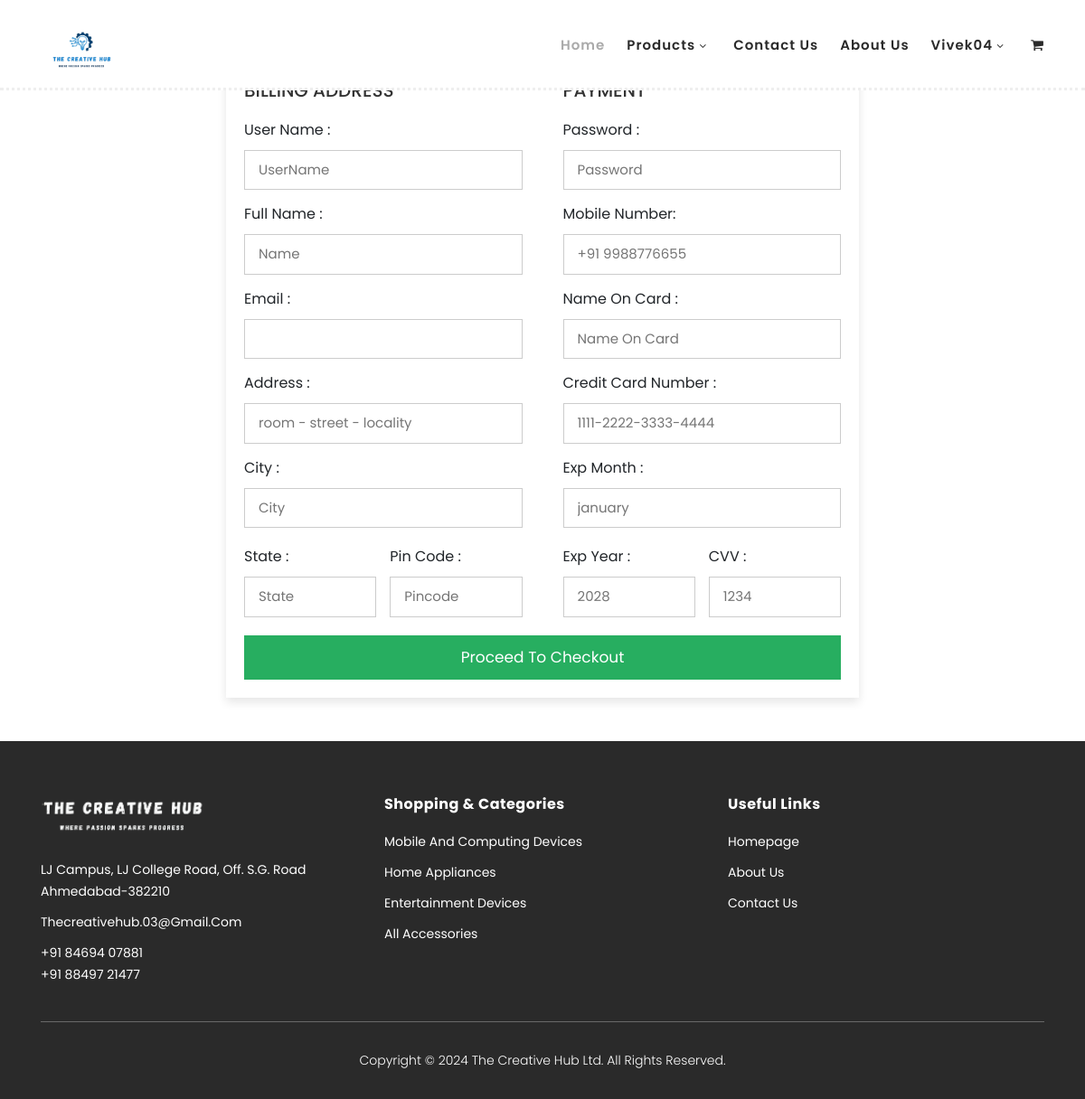
/profile.php (signed in), run on an earlier commit of the app's database.
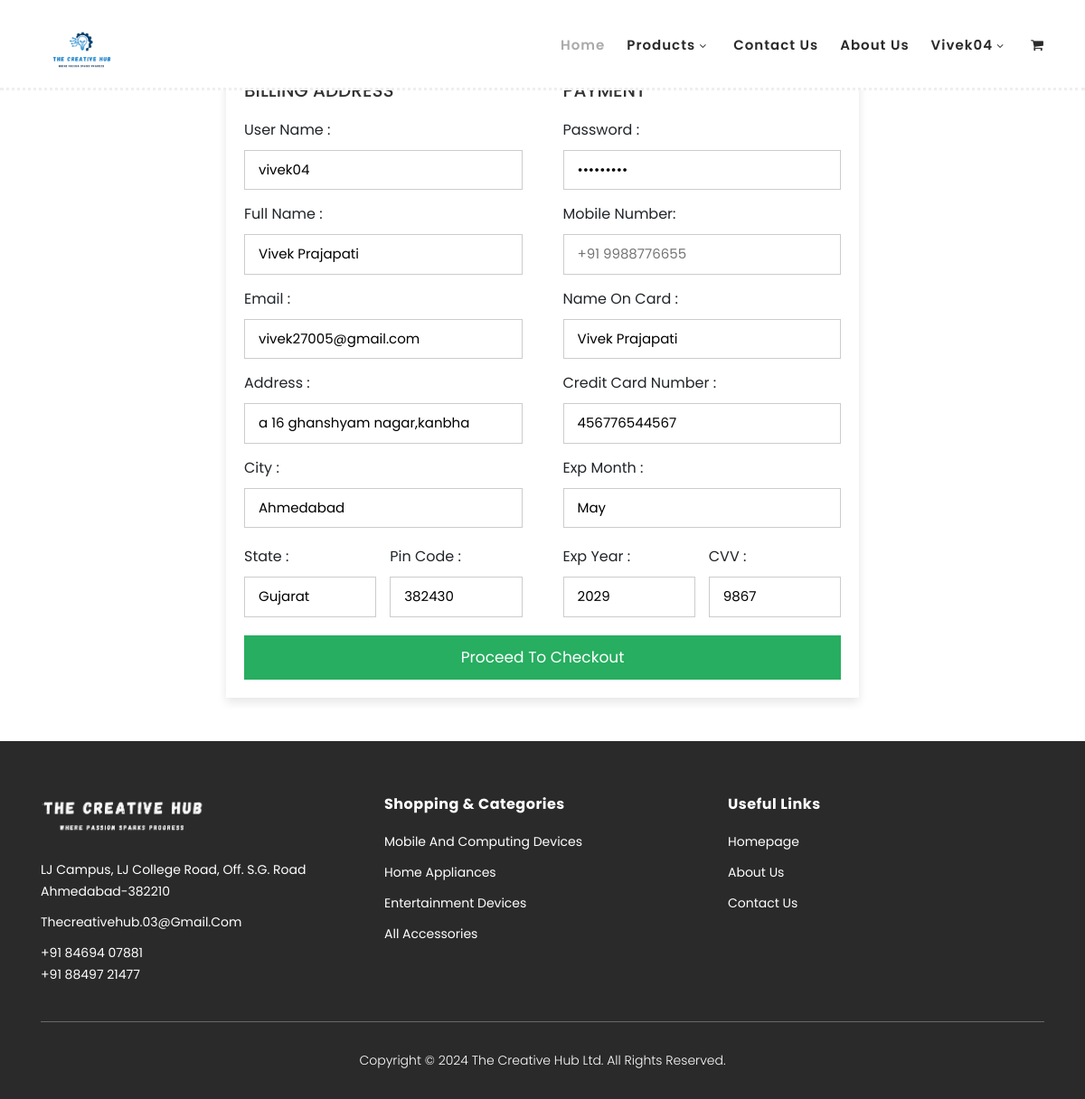
And on a later commit of the database.
### tables this page shows
CREATE TABLE `user_data` (
  `user_id` int(11) NOT NULL,
  `username` varchar(15) DEFAULT NULL,
  `password` varchar(12) DEFAULT NULL,
  `email` varchar(100) NOT NULL
);

CREATE TABLE `customer` (
  `customer_id` int(11) NOT NULL,
  `user_id` int(11) DEFAULT NULL,
  `name` varchar(255) NOT NULL,
  `address` varchar(255) NOT NULL,
  `city` varchar(100) NOT NULL,
  `state` varchar(100) NOT NULL,
  `pincode` varchar(20) NOT NULL,
  `card_name` varchar(255) NOT NULL,
  `card_number` varchar(20) NOT NULL,
  `exp_month` varchar(20) NOT NULL,
  `exp_year` varchar(4) NOT NULL,
  `cvv` varchar(4) NOT NULL,
  `email` varchar(100) NOT NULL,
  `mobile_number` varchar(15) NOT NULL
);

### profile.php (the view, shortened to what this page needs)
<?php
require_once 'db_connection.php';
if (isset($_SESSION['user_id'])) {
    $user_id = $_SESSION['user_id'];
    $user_login_query = "SELECT * FROM user_data WHERE user_id = '$user_id'";
    $user_details_query = "SELECT * FROM customer WHERE user_id = '$user_id'";
    $user_result = mysqli_query($conn, $user_details_query);
    $user_login_result = mysqli_query($conn, $user_login_query);
    if ($user_result && mysqli_num_rows($user_result) > 0 && $user_login_result && mysqli_num_rows($user_login_result) > 0) {
        $user_data = mysqli_fetch_assoc($user_result);
        $user_login_data = mysqli_fetch_assoc($user_login_result);
        $email = $user_login_data['email'];
    }
}
?>
<!DOCTYPE html>
<html lang="en">
  <head>
    <link rel="stylesheet" href="./assets/css/order.css">
    <link rel="stylesheet" type="text/css" href="assets/css/bootstrap.min.css">
    <link rel="stylesheet" type="text/css" href="assets/css/font-awesome.css">
    <link rel="stylesheet" href="assets/css/templatemo-hexashop.css">
    <link rel="stylesheet" href="assets/css/owl-carousel.css">
    <link rel="stylesheet" href="assets/css/lightbox.css">
    </head>
    <body>
       <header class="header-area header-sticky">
        <div class="container">
            <div class="row">
                <div class="col-12">
                    <nav class="main-nav">
                        <a href="index.php" class="logo">
                            <img src="assets/images/logo.png" height="90px">
                        </a>
                        <ul class="nav">
                            <li class="scroll-to-section"><a href="index.php" class="active">Home</a></li>
                            <li class="submenu">
                                <a href="javascript:;">Products</a>
                            </li>
                            <li class="scroll-to-section"><a href="contact.php">Contact Us</a></li>
                            <li class="scroll-to-section"><a href="about.php">About Us</a></li>
                            <?php if (isset($_SESSION['username'])): ?>
                                 <li class="submenu"><a href=""><?php echo $_SESSION['username'] ?></a>
                                </li>
                            <?php else: ?>
                                <li class="scroll-to-section"><a href="login.php">Login/ SignUp</a></li>
                            <?php endif; ?>
                            <li><a href="javascript:void(0)"><i class="fa fa-shopping-cart"></i></a></li>
                        </ul>
                    </nav>
                </div>
            </div>
        </div>
    </header>
    <div class="order-container">
    <form action="" method="post">
        <div class="row">
            <div class="col">
                <h3 class="title">billing address</h3>
                <div class="inputBox">
                    <span>User name :</span>
                    <input type="text" name="username" placeholder="UserName" value="<?php echo $user_login_data['username'];?>">
                </div>
                <div class="inputBox">
                    <span>full name :</span>
                    <input type="text" name="name" placeholder="Name" value="<?php echo $user_data['name'];?>">
                </div>
                <div class="inputBox">
                    <span>email :</span>
                    <input type="email" name="email" value="<?php echo $email ?>">
                </div>
                <div class="inputBox">
                    <span>address :</span>
                    <input type="text" name="address" placeholder="room - street - locality" value="<?php echo $user_data['address'];?>">
                </div>
                <div class="inputBox">
                    <span>city :</span>
                    <input type="text" name="city"placeholder="City" value="<?php echo $user_data['city'];?>">
                </div>
                <div class="flex">
                    <div class="inputBox">
                        <span>state :</span>
                        <input type="text" name="state" placeholder="State" value="<?php echo $user_data['state'];?>">
                    </div>
                    <div class="inputBox">
                        <span>Pin Code :</span>
                        <input type="text" name="pincode" placeholder="Pincode" value="<?php echo $user_data['pincode'];?>">
                    </div>
                </div>
            </div>
            <div class="col">
                <h3 class="title">payment</h3>
                <div class="inputBox">
                    <span>Password :</span>
                    <input type="password" name="password" placeholder="Password" value="<?php echo $user_login_data['password'];?>">
                </div>
                <div class="inputBox">
                    <span>Mobile Number:</span>
                    <input type="text" name="mobile_number"placeholder="+91 9988776655" value="<?php echo $user_data['mobile_number'];?>">
                </div>
                <div class="inputBox">
                    <span>name on card :</span>
                    <input type="text" name="card_name" placeholder="Name On Card" value="<?php echo $user_data['card_name'];?>">
                </div>
                <div class="inputBox">
                    <span>credit card number :</span>
                    <input type="number" name="card_number"placeholder="1111-2222-3333-4444" value="<?php echo $user_data['card_number'];?>">
                </div>
                <div class="inputBox">
                    <span>exp month :</span>
                    <input type="text" name="exp_month"placeholder="january" value="<?php echo $user_data['exp_month'];?>">
                </div>
                <div class="flex">
                    <div class="inputBox">
                        <span>exp year :</span>
                        <input type="number" name="exp_year"placeholder="2028" value="<?php echo $user_data['exp_year'];?>">
                    </div>
                    <div class="inputBox">
                        <span>CVV :</span>
                        <input type="text" name="cvv"placeholder="1234" value="<?php echo $user_data['cvv'];?>">
                    </div>
                </div>
            </div>
        </div>
        <input type="submit" name="update" value="proceed to checkout" class="submit-btn">
    </form>
</div>
    <footer style="margin-top:130px;">
        <div class="container">
            <div class="row">
                <div class="col-lg-4">
                    <div class="first-item">
                        <div class="logo">
                            <img src="assets/images/bottom.png" height="50px" alt="The Creative Hub ecommerce templatemo">
                        </div>
                        <ul>
                            <li><a href="#">LJ Campus, LJ College Road,
                                Off. S.G. Road
                                Ahmedabad-382210</a></li>
                            <li><a href="mailto:thecreativehub.03@gmail.com ">thecreativehub.03@gmail.com</a></li>
                            <li><a href="tel:+918469407881">+91 84694 07881</a><br>
                            <a href="tel:+918849721477">+91 88497 21477 </a></li>
                        </ul>
                    </div>
                </div>
                <div class="col-lg-4">
                    <h4>Shopping &amp; Categories</h4>
                    <ul>
                        <li><a href="mobile-computer.php">Mobile and Computing Devices</a></li>
                        <li><a href="home-appliances.php">Home Appliances</a></li>
                        <li><a href="entertainment-devices.php">Entertainment Devices</a></li>
                        <li><a href="accessories.php">All Accessories</a></li>
                    </ul>
                </div>
                <div class="col-lg-4">
                    <h4>Useful Links</h4>
                    <ul>
                        <li><a href="index.php">Homepage</a></li>
                        <li><a href="about.php">About Us</a></li>
                        <li><a href="contact.php">Contact Us</a></li>
                    </ul>
                </div>
                <div class="col-lg-12">
                    <div class="under-footer">
                        <p>Copyright © 2024 The Creative Hub Ltd. All Rights Reserved. </p>
                    </div>
                </div>
            </div>
        </div>
    </footer>
  </body>
</html>

### assets/css/order.css (style rules this page uses)
* { font-family: "Poppins", sans-serif; margin: 0; padding: 0; box-sizing: border-box; outline: none; border: none; text-transform: capitalize; transition: all 0.2s linear; }
.order-container { display: flex; justify-content: center; align-items: center; padding: 25px; min-height: 100vh; margin-top: 20px; margin-bottom: -130px; }
.order-container form { padding: 20px; width: 700px; background: #fff; box-shadow: 0 5px 10px rgba(0, 0, 0, 0.1); }
.order-container form .row { display: flex; flex-wrap: wrap; gap: 15px; }
.order-container form .row .col { flex: 1 1 250px; }
.order-container form .row .col .title { font-size: 20px; color: #333; padding-bottom: 5px; text-transform: uppercase; }
.order-container form .row .col .inputBox { margin: 15px 0; }
.order-container form .row .col .inputBox span { margin-bottom: 10px; display: block; }
.order-container form .row .col .inputBox input { width: 100%; border: 1px solid #ccc; padding: 10px 15px; font-size: 15px; text-transform: none; }
.order-container form .row .col .flex { display: flex; gap: 15px; }
.order-container form .row .col .flex .inputBox { margin-top: 5px; }
.order-container form .submit-btn { width: 100%; padding: 12px; font-size: 17px; background: #27ae60; color: #fff; margin-top: 5px; cursor: pointer; }

What changed in the data, as far as the page shows it:
now on this page (row edited): user_data: username "vivek04", email "vivek27005@gmail.com"
added customer: name "Vivek Prajapati", address "a 16 ghanshyam nagar,kanbha", city "Ahmedabad", state "Gujarat", pincode "382430", card_name "Vivek Prajapati", card_number "456776544567", exp_month "May", exp_year "2029", cvv "9867"
